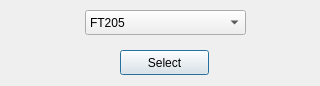
<?xml version="1.0" encoding="UTF-8"?>
<ui version="4.0">
 <class>WindSensorSelect</class>
 <widget class="QDialog" name="WindSensorSelect">
  <property name="geometry">
   <rect>
    <x>0</x>
    <y>0</y>
    <width>320</width>
    <height>86</height>
   </rect>
  </property>
  <property name="windowTitle">
   <string>Dialog</string>
  </property>
  <widget class="QPushButton" name="selectButton">
   <property name="geometry">
    <rect>
     <x>120</x>
     <y>50</y>
     <width>89</width>
     <height>25</height>
    </rect>
   </property>
   <property name="text">
    <string>Select</string>
   </property>
  </widget>
  <widget class="QComboBox" name="windTypeComboBox">
   <property name="geometry">
    <rect>
     <x>85</x>
     <y>10</y>
     <width>161</width>
     <height>25</height>
    </rect>
   </property>
   <item>
    <property name="text">
     <string>FT205</string>
    </property>
   </item>
   <item>
    <property name="text">
     <string>FT742-SM</string>
    </property>
   </item>
   <item>
    <property name="text">
     <string>Trisonica</string>
    </property>
   </item>
  </widget>
 </widget>
 <resources/>
 <connections/>
</ui>
